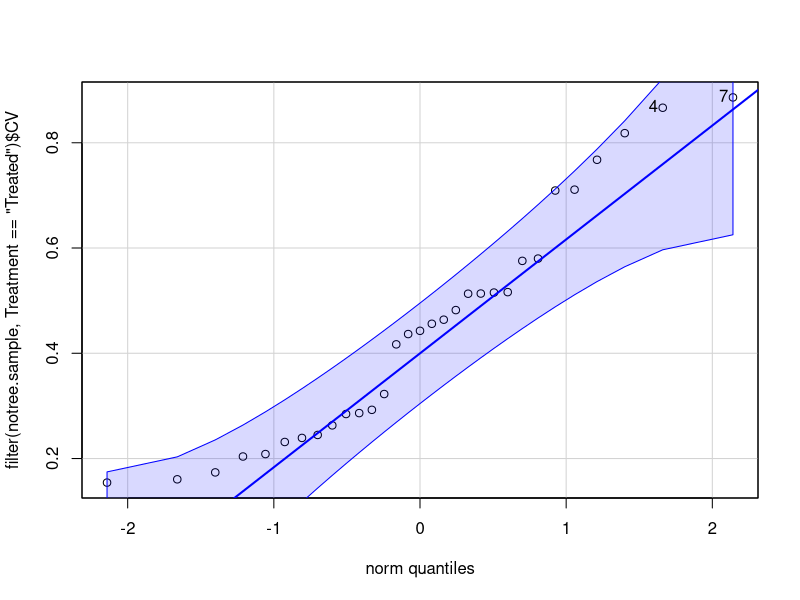
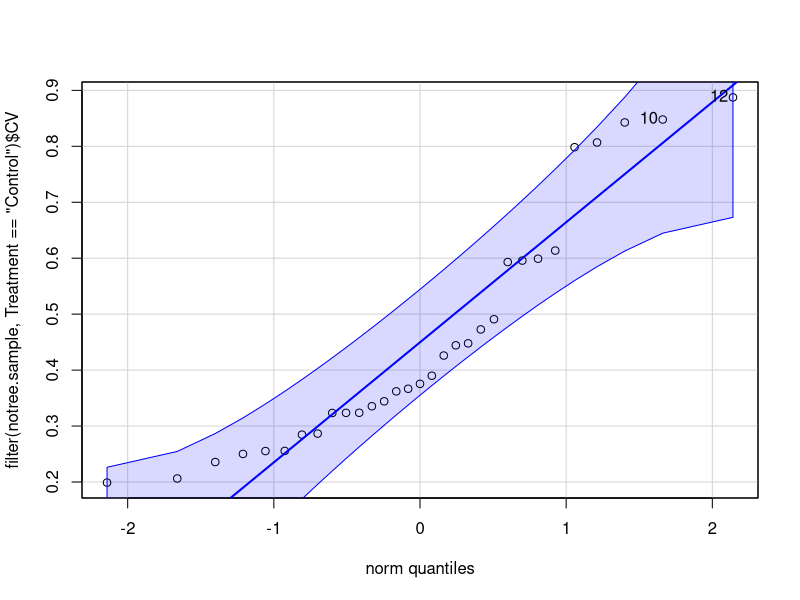
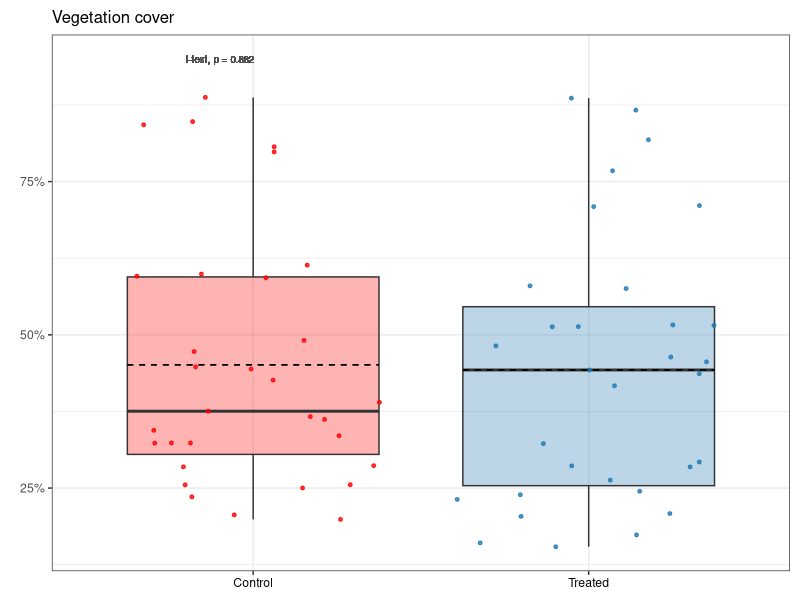
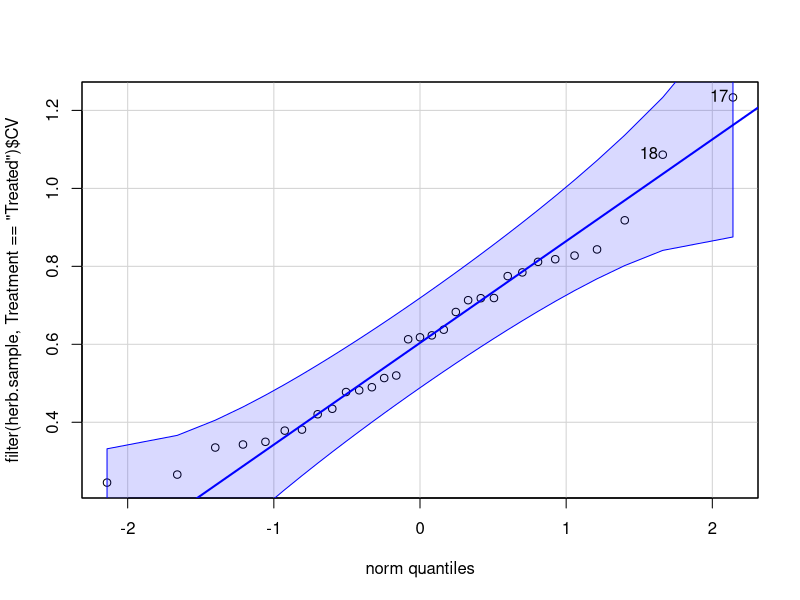
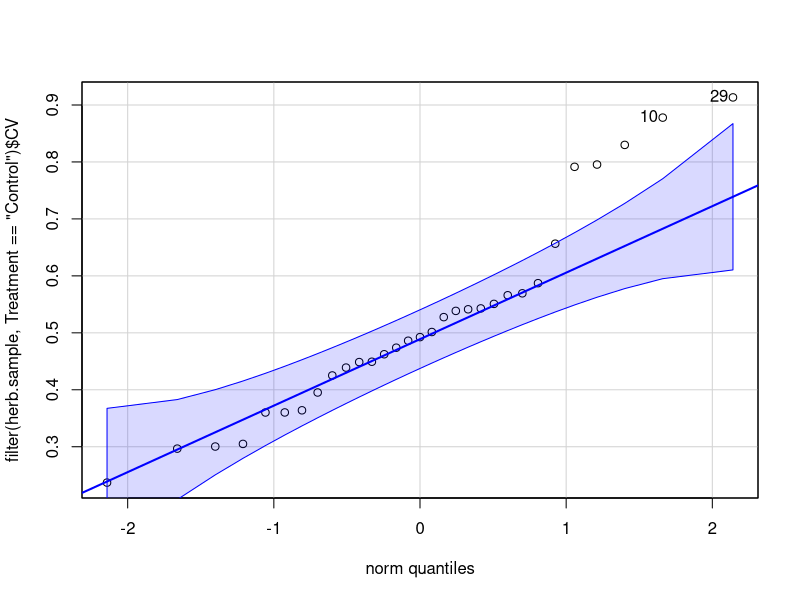
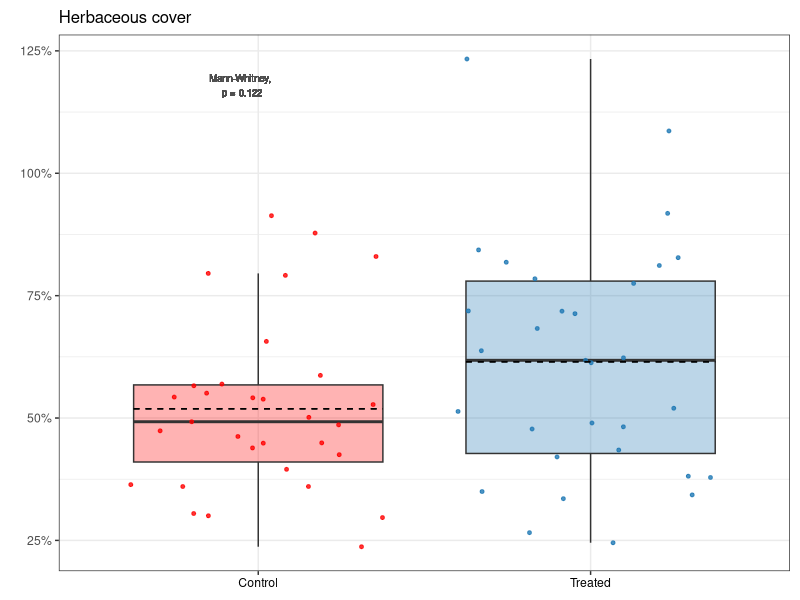
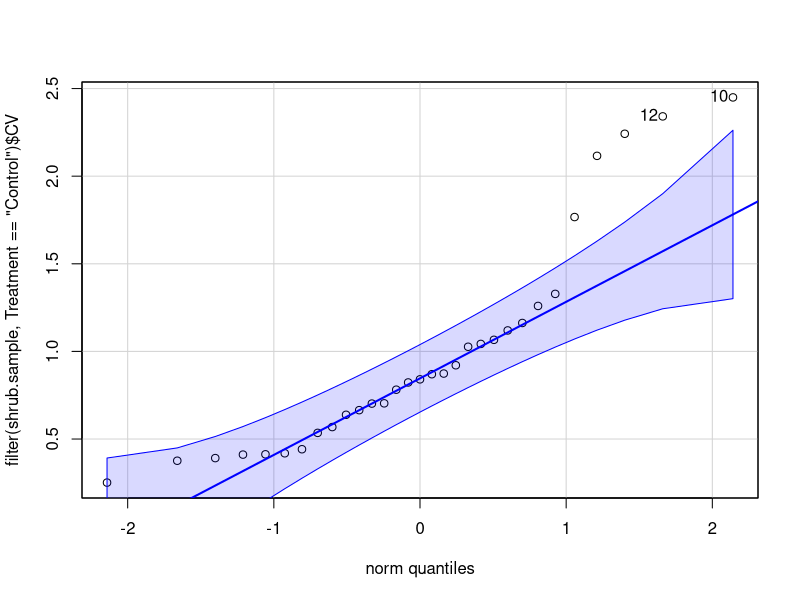
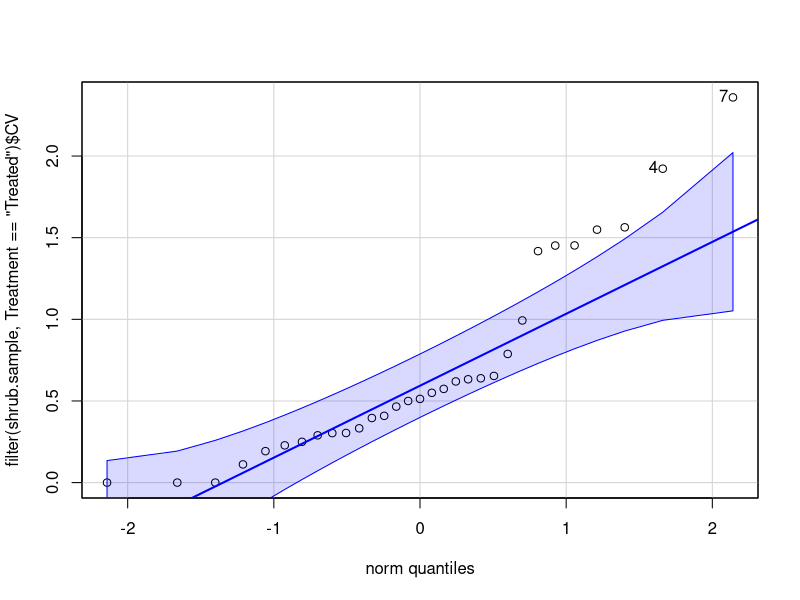

Source code (R) for these figures, in order: (Note: this script raises an error after producing the figures.)
# Purpose: Create veg CV figures for publication, and code for published R Markdown.
#   Main figures: combined notree, herb, shrub
#   Supp figures: combined richness & Shannon
#   Code: calculate CV, t-test/Mann-Whitney, plot

# Will use Mann-Whitney rather than log transformation for ease of interpretation.
# Am including distribution and qq-plots here, but will not in R Markdown.

# Created: 2023-08-28
# Last updated: 2023-08-29

library(tidyverse)
library(car) # version 3.1-2
library(scales)
library(ggpubr)

# Load data ---------------------------------------------------------------

notree.all <- read_csv("data/publish/Herb-and-shrub-cover_2012-2021.csv")
herb.all <- read_csv("data/publish/Herb-cover_2012-2021.csv") 
shrub.all <- read_csv("data/publish/Shrub-cover_2012-2021.csv")
per.div <- read_csv("data/publish/Perennial-plant-diversity_2012-2021.csv")


# Notree cover ------------------------------------------------------------

# Find CV for each sample over time
notree.sample <- notree.all |> 
  group_by(Sample, Treatment) |> 
  summarise(CV = sd(Cover) / mean(Cover),
            .groups = "keep")

# Explore distribution
qqPlot(filter(notree.sample, Treatment == "Treated")$CV) # normal
qqPlot(filter(notree.sample, Treatment == "Control")$CV) # normal

# Compare means
t.test(filter(notree.sample, Treatment == "Treated")$CV,
       filter(notree.sample, Treatment == "Control")$CV) # NS, p = 0.882

# Plot
notree.plot.cv <- notree.sample |> 
  ggplot(aes(x = Treatment, y = CV)) +
  geom_boxplot(alpha = 0.3,
               outlier.shape = NA,
               aes(fill = Treatment)) +
  geom_jitter(size = 1,
              alpha = 0.8,
              aes(color = Treatment)) +
  scale_color_manual(values = c("red", "#1F78B4")) +
  scale_fill_manual(values = c("red", "#1F78B4")) +
  labs(title = "Vegetation cover",
       x = NULL,
       y = NULL) +
  theme_bw() +
  theme(legend.position = "none") +
  scale_y_continuous(labels = percent) +
  theme(axis.text.x = element_text(color = "black")) +
  geom_text(aes(x = 0.9, y = 0.95, label = "t-test, p = 0.882"),
            color = "gray30",
            size = 2.5) +
  theme(plot.margin = margin(0.1, 0.1, 0.1, 0.2, "in")) +
  stat_summary(fun = mean, geom = "errorbar", aes(ymax = after_stat(y), ymin = after_stat(y)),
               width = 0.75, linetype = "dashed") +
  theme(plot.title = element_text(size = 12))
notree.plot.cv



# Herb cover --------------------------------------------------------------

# Find CV for each sample over time
herb.sample <- herb.all |> 
  group_by(Sample, Treatment) |> 
  summarise(CV = sd(Cover) / mean(Cover),
            .groups = "keep")

# Explore distribution
qqPlot(filter(herb.sample, Treatment == "Treated")$CV) # normal
qqPlot(filter(herb.sample, Treatment == "Control")$CV) # not quite normal?

# Compare means
wilcox.test(filter(herb.sample, Treatment == "Treated")$CV,
            filter(herb.sample, Treatment == "Control")$CV) # NS, p = 0.148

# Plot
herb.plot.cv <- herb.sample |> 
  ggplot(aes(x = Treatment, y = CV)) +
  geom_boxplot(alpha = 0.3,
               outlier.shape = NA,
               aes(fill = Treatment)) +
  geom_jitter(size = 1,
              alpha = 0.8,
              aes(color = Treatment)) +
  scale_color_manual(values = c("red", "#1F78B4")) +
  scale_fill_manual(values = c("red", "#1F78B4")) +
  labs(title = "Herbaceous cover",
       x = NULL, 
       y = NULL) +
  theme_bw() +
  theme(legend.position = "none") +
  scale_y_continuous(labels = percent)  +
  theme(axis.text.x = element_text(color = "black")) +
  geom_text(aes(x = 0.95, y = 1.18, label = "Mann-Whitney, \np = 0.122"),
            color = "gray30",
            size = 2.5) +
  theme(plot.margin = margin(0.1, 0.1, 0.1, 0.2, "in")) +
  stat_summary(fun = mean, geom = "errorbar", aes(ymax = after_stat(y), ymin = after_stat(y)),
               width = 0.75, linetype = "dashed") +
  theme(plot.title = element_text(size = 12))
herb.plot.cv


# Shrub cover -------------------------------------------------------------

# Find CV for each sample over time
shrub.sample <- shrub.all |> 
  group_by(Sample, Treatment) |> 
  summarise(CV = sd(Cover) / mean(Cover),
            .groups = "keep") # NaNs produced because some have 0 cover and can't divide by 0

# Replace NaNs with 0
shrub.sample[1, 3] <- 0
shrub.sample[5, 3] <- 0
shrub.sample[8, 3] <- 0

# Explore distribution
qqPlot(filter(shrub.sample, Treatment == "Control")$CV) # not normal
qqPlot(filter(shrub.sample, Treatment == "Treated")$CV) # not normal

# Compare means
wilcox.test(filter(shrub.sample, Treatment == "Treated")$CV,
            filter(shrub.sample, Treatment == "Control")$CV,
            exact = FALSE) # p = 0.01429


# Plot
letters.shrub <- data.frame(x = c(1, 2),
                            y = c(2.5, 2.5),
                            label = c("a", "b"))

shrub.plot.cv <- shrub.sample |> 
  ggplot(aes(x = Treatment, y = CV)) +
  geom_boxplot(alpha = 0.3,
               outlier.shape = NA,
               aes(fill = Treatment)) +
  geom_jitter(size = 1,
              alpha = 0.8,
              aes(color = Treatment)) +
  scale_color_manual(values = c("red", "#1F78B4")) +
  scale_fill_manual(values = c("red", "#1F78B4")) +
  labs(title = "Shrub cover",
       x = NULL,
       y = "Coefficient of variation") +
  theme_bw() +
  theme(legend.position = "none") +
  scale_y_continuous(labels = percent)  +
  theme(axis.text.x = element_text(color = "black")) +
  geom_text(aes(x = 0.95, y = 2.75, label = "Mann-Whitney, \np = 0.014"),
            color = "gray30",
            size = 2.5) +
  geom_text(data = letters.shrub,
            aes(x = x, y = y, label = label),
            color = "black") +
  theme(plot.margin = margin(0.1, 0, 0.1, 0.1, "in")) +
  stat_summary(fun = mean, geom = "errorbar", aes(ymax = after_stat(y), ymin = after_stat(y)),
               width = 0.75, linetype = "dashed") +
  theme(plot.title = element_text(size = 12))
shrub.plot.cv


# Combine notree, herb, shrub ---------------------------------------------

tiff("figures/2023-09_publish-figures/Fig3_CV_shrub-herb-notree.tiff", units = "in", height = 4, width = 7, res = 1000)
ggarrange(shrub.plot.cv, herb.plot.cv, notree.plot.cv,
          ncol = 3, nrow = 1,
          labels = c("(A)", "(B)", "(C)")) 

dev.off()


# Richness ----------------------------------------------------------------

# Find CV for each sample over time
rich.sample <- per.div |> 
  group_by(Sample, Treatment) |> 
  summarise(CV = sd(rich) / mean(rich),
            .groups = "keep")

# Explore distribution
qqPlot(filter(rich.sample, Treatment == "Treated")$CV) # not quite normal
qqPlot(filter(rich.sample, Treatment == "Control")$CV) # normal

# Compare means
wilcox.test(filter(rich.sample, Treatment == "Treated")$CV,
            filter(rich.sample, Treatment == "Control")$CV) # NS, p = 0.093

# Plot
rich.plot.cv <- rich.sample |> 
  ggplot(aes(x = Treatment, y = CV)) +
  geom_boxplot(alpha = 0.3,
               outlier.shape = NA,
               aes(fill = Treatment)) +
  geom_jitter(size = 1,
              alpha = 0.8,
              aes(color = Treatment)) +
  scale_color_manual(values = c("red", "#1F78B4")) +
  scale_fill_manual(values = c("red", "#1F78B4")) +
  labs(title = "Perennial plant species \nrichness",
       x = NULL,
       y = "Coefficient of variation") +
  theme_bw() +
  theme(legend.position = "none") +
  scale_y_continuous(labels = percent) +
  theme(axis.text.x = element_text(color = "black")) +
  geom_text(aes(x = 0.95, y = 0.65, label = "Mann-Whitney, \np = 0.062"),
            color = "gray30",
            size = 2.5) +
  theme(plot.margin = margin(0.1, 0.1, 0.1, 0.1, "in")) +
  stat_summary(fun = mean, geom = "errorbar", aes(ymax = after_stat(y), ymin = after_stat(y)),
               width = 0.75, linetype = "dashed") +
  theme(plot.title = element_text(size = 12))
rich.plot.cv


# Shannon -----------------------------------------------------------------

# Find CV for each sample over time
shan.sample <- per.div |> 
  group_by(Sample, Treatment) |> 
  summarise(CV = sd(shan) / mean(shan),
            .groups = "keep")

# Explore distribution
qqPlot(filter(shan.sample, Treatment == "Treated")$CV) # normal
qqPlot(filter(shan.sample, Treatment == "Control")$CV) # almost normal

# Compare
t.test(filter(shan.sample, Treatment == "Treated")$CV,
       filter(shan.sample, Treatment == "Control")$CV) # NS, p = 0.075

# Plot
shan.plot.cv <- shan.sample |> 
  ggplot(aes(x = Treatment, y = CV)) +
  geom_boxplot(alpha = 0.3,
               outlier.shape = NA,
               aes(fill = Treatment)) +
  geom_jitter(size = 1,
              alpha = 0.8,
              aes(color = Treatment)) +
  scale_color_manual(values = c("red", "#1F78B4")) +
  scale_fill_manual(values = c("red", "#1F78B4")) +
  labs(title = "Perennial plant diversity",
       x = NULL,
       y = NULL) +
  theme_bw() +
  theme(legend.position = "none") +
  scale_y_continuous(labels = percent) +
  theme(axis.text.x = element_text(color = "black")) +
  geom_text(aes(x = 0.95, y = 0.83, label = "t-test, p = 0.075"),
            color = "gray30",
            size = 2.5) +
  theme(plot.margin = margin(0.1, 0.1, 0.1, 0.15, "in")) +
  stat_summary(fun = mean, geom = "errorbar", aes(ymax = after_stat(y), ymin = after_stat(y)),
               width = 0.75, linetype = "dashed") +
  theme(plot.title = element_text(size = 12))
shan.plot.cv



# Combine richness & Shannon ----------------------------------------------

# Supplemental figure
tiff("figures/2023-09_publish-figures/FigS5_CV_rich-shan.tiff", units = "in", height = 4, width = 5.5, res = 300)
ggarrange(rich.plot.cv, shan.plot.cv,
          ncol = 2, nrow = 1,
          labels = c("(A)", "(B)")) 

dev.off()



save.image("RData/Publish_CV.RData")
